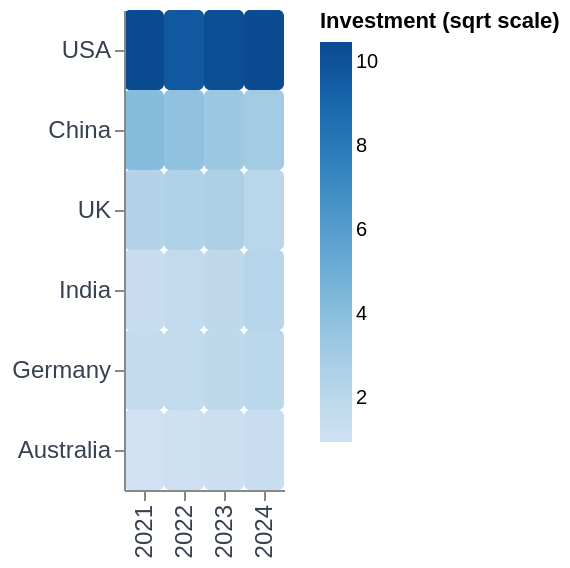

This figure's Vega-Lite source:
### Vega-Lite specification from a JSON file in a GitHub repository (floating-point values rounded to 4 significant figures)
{"$schema": "https://vega.github.io/schema/vega-lite/v5.json", "description": "AI private investment by country and year 2021-2024 (USD billions) - Stanford HAI AI Index 2025", "width": "container", "height": 240, "data": {"values": [{"country": "USA", "year": "2021", "investment": 110.0}, {"country": "USA", "year": "2022", "investment": 95.0}, {"country": "USA", "year": "2023", "investment": 105.0}, {"country": "USA", "year": "2024", "investment": 109.1}, {"country": "China", "year": "2021", "investment": 17.0}, {"country": "China", "year": "2022", "investment": 14.0}, {"country": "China", "year": "2023", "investment": 11.0}, {"country": "China", "year": "2024", "investment": 9.3}, {"country": "UK", "year": "2021", "investment": 5.5}, {"country": "UK", "year": "2022", "investment": 6.2}, {"country": "UK", "year": "2023", "investment": 7.0}, {"country": "UK", "year": "2024", "investment": 4.5}, {"country": "India", "year": "2021", "investment": 2.0}, {"country": "India", "year": "2022", "investment": 2.8}, {"country": "India", "year": "2023", "investment": 3.5}, {"country": "India", "year": "2024", "investment": 4.8}, {"country": "Germany", "year": "2021", "investment": 2.5}, {"country": "Germany", "year": "2022", "investment": 3.0}, {"country": "Germany", "year": "2023", "investment": 3.6}, {"country": "Germany", "year": "2024", "investment": 4.1}, {"country": "Australia", "year": "2021", "investment": 0.9}, {"country": "Australia", "year": "2022", "investment": 1.1}, {"country": "Australia", "year": "2023", "investment": 1.4}, {"country": "Australia", "year": "2024", "investment": 1.8}]}, "transform": [{"calculate": "sqrt(datum.investment)", "as": "inv_sqrt"}], "mark": {"type": "rect", "cornerRadius": 3}, "encoding": {"x": {"field": "year", "type": "ordinal", "axis": {"title": null, "labelColor": "#374151", "labelFontSize": 12}}, "y": {"field": "country", "type": "nominal", "sort": ["-investment"], "axis": {"title": null, "labelColor": "#374151", "labelFontSize": 12}}, "color": {"field": "inv_sqrt", "type": "quantitative", "scale": {"scheme": "blues"}, "legend": {"title": "Investment (sqrt scale)", "labelFontSize": 10, "titleFontSize": 11}}, "tooltip": [{"field": "country", "type": "nominal", "title": "Country"}, {"field": "year", "type": "ordinal", "title": "Year"}, {"field": "investment", "type": "quantitative", "title": "Investment (USD B)", "format": ".1f"}]}, "config": {"background": "transparent", "view": {"stroke": null}, "font": "DM Sans, sans-serif"}}
